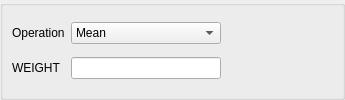
<?xml version="1.0" encoding="UTF-8"?>
<ui version="4.0">
 <class>meanSum</class>
 <widget class="QFrame" name="meanSum">
  <property name="geometry">
   <rect>
    <x>0</x>
    <y>0</y>
    <width>345</width>
    <height>100</height>
   </rect>
  </property>
  <property name="windowTitle">
   <string>Frame</string>
  </property>
  <property name="frameShape">
   <enum>QFrame::NoFrame</enum>
  </property>
  <property name="frameShadow">
   <enum>QFrame::Plain</enum>
  </property>
  <property name="lineWidth">
   <number>0</number>
  </property>
  <layout class="QVBoxLayout" name="verticalLayout">
   <property name="spacing">
    <number>0</number>
   </property>
   <property name="margin">
    <number>0</number>
   </property>
   <item>
    <widget class="QGroupBox" name="groupBox_3">
     <property name="title">
      <string/>
     </property>
     <layout class="QGridLayout" name="gridLayout">
      <item row="0" column="0">
       <widget class="QLabel" name="label_3">
        <property name="text">
         <string>Operation</string>
        </property>
        <property name="alignment">
         <set>Qt::AlignLeading|Qt::AlignLeft|Qt::AlignVCenter</set>
        </property>
       </widget>
      </item>
      <item row="0" column="1">
       <widget class="QComboBox" name="comboOperation">
        <property name="minimumSize">
         <size>
          <width>150</width>
          <height>0</height>
         </size>
        </property>
        <item>
         <property name="text">
          <string>Mean</string>
         </property>
        </item>
        <item>
         <property name="text">
          <string>Sum</string>
         </property>
        </item>
       </widget>
      </item>
      <item row="0" column="2">
       <spacer name="horizontalSpacer">
        <property name="orientation">
         <enum>Qt::Horizontal</enum>
        </property>
        <property name="sizeHint" stdset="0">
         <size>
          <width>40</width>
          <height>20</height>
         </size>
        </property>
       </spacer>
      </item>
      <item row="1" column="0">
       <widget class="QLabel" name="label">
        <property name="text">
         <string>WEIGHT</string>
        </property>
       </widget>
      </item>
      <item row="1" column="1">
       <widget class="QLineEdit" name="weightLine"/>
      </item>
     </layout>
    </widget>
   </item>
  </layout>
 </widget>
 <resources/>
 <connections/>
</ui>
